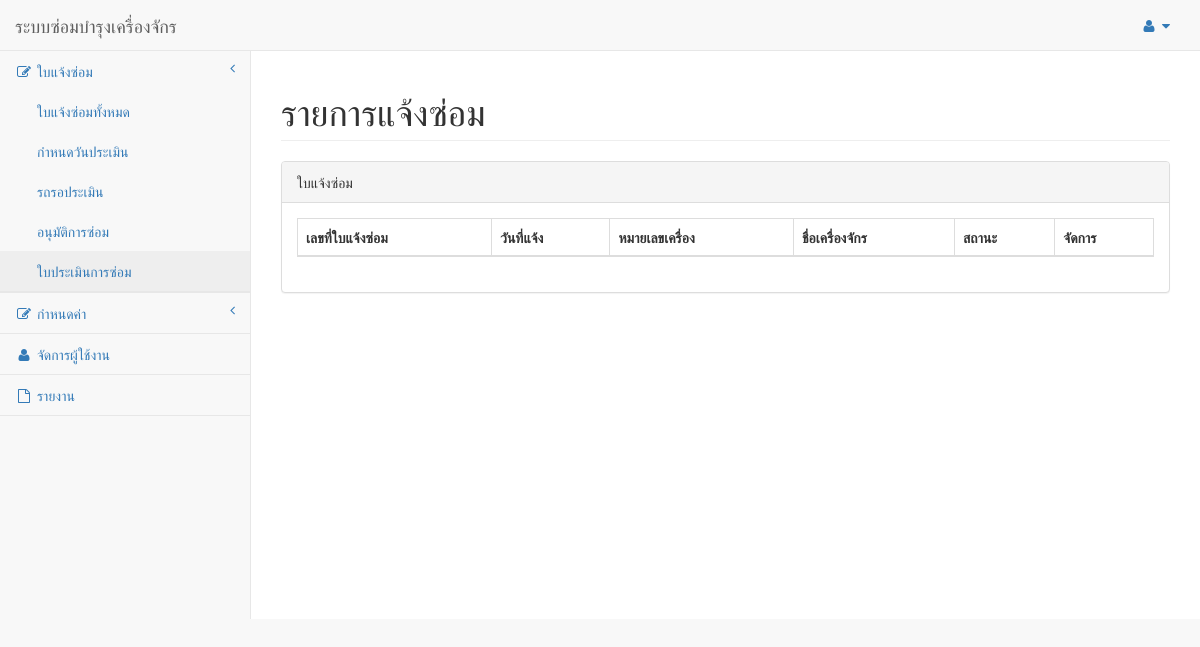
Page /CheckParts/listEvaluate.php on the earlier database version.
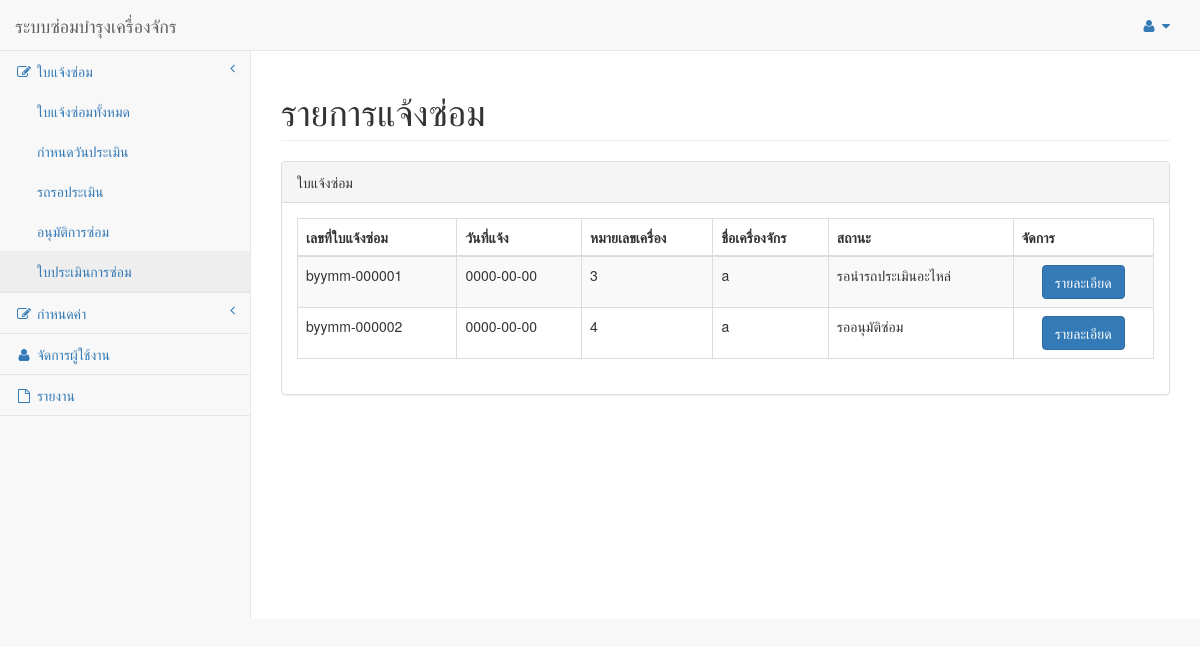
Same page on the later database version.
### tables this page shows
CREATE TABLE `tdoctmajob` (
  `XVMajDocNo` varchar(13) NOT NULL,
  `XVMajWhoInformant` varchar(100) NOT NULL,
  `XVMajStatus` varchar(30) NOT NULL,
  `XVMaCarStatus` varchar(200) NOT NULL,
  `XVMajFinishRmk` varchar(150) NOT NULL,
  `XVMajDocStatus` varchar(1) NOT NULL,
  `XVMajNumber` varchar(100) NOT NULL,
  `XVMajSub-district` varchar(100) NOT NULL,
  `XVMajDistrict` varchar(100) NOT NULL,
  `XVMajProvince` varchar(100) NOT NULL,
  `XVVehCode` int(5) NOT NULL
);

CREATE TABLE `tdoctmajobdate` (
  `XVMajDocNo` varchar(13) NOT NULL,
  `XDMajEstAppPlanDate` datetime NOT NULL,
  `XDMajEstActualDate` datetime NOT NULL,
  `XDMajDate` date NOT NULL,
  `XDMajSpareDate` date NOT NULL,
  `XDMaPickupAppPlanDate` datetime NOT NULL,
  `XDMajRepairAppPlanDate` datetime NOT NULL,
  `XDMajRepairActualDate` datetime NOT NULL,
  `XDMajPickupActualDate` datetime NOT NULL,
  `XDMajFinishDate` datetime NOT NULL,
  `XDMajConfirmDate` datetime NOT NULL,
  `XDMajSendTime` datetime NOT NULL,
  `XDMajKeyTime` datetime NOT NULL
);

CREATE TABLE `tmstvehicle` (
  `XVVehCode` int(5) NOT NULL,
  `XVVehName` varchar(50) NOT NULL,
  `XVVehRegistration` varchar(50) NOT NULL,
  `XVVehNumber` varchar(50) NOT NULL,
  `XVVehMango` varchar(50) NOT NULL,
  `XVVehBrand` varchar(50) NOT NULL,
  `XVVehModel` varchar(50) NOT NULL,
  `XVVehChassisNumber` varchar(50) NOT NULL,
  `XVVehEngineNumber` varchar(50) NOT NULL,
  `XVVehTypeCode` int(5) DEFAULT NULL,
  `XVDptCode` int(5) DEFAULT NULL
);

### CheckParts/listEvaluate.php (the view, shortened to what this page needs)
<!DOCTYPE html>
<html lang="en">
<head>
    <link href="../vendor/bootstrap/css/bootstrap.min.css" rel="stylesheet">
    <link href="../vendor/metisMenu/metisMenu.min.css" rel="stylesheet">
    <link href="../vendor/datatables/css/dataTables.bootstrap.css" rel="stylesheet">
    <link href="../vendor/datatables-responsive/dataTables.responsive.css" rel="stylesheet">
    <link href="../dist/css/sb-admin-2.css" rel="stylesheet">
    <link href="../vendor/font-awesome/css/font-awesome.min.css" rel="stylesheet" type="text/css">
</head>
<body>
    <?php include '../Template/templsidebar.php';
    include "../database/connect.php";
    ?>
    <div id="wrapper">
        <div id="page-wrapper">
            <div class="row">
                <div class="col-lg-12">
                    <h1 class="page-header">รายการแจ้งซ่อม</h1>
                </div>
            </div>
            <div class="row">
                <div class="col-lg-12">
                    <div class="panel panel-default">
                        <div class="panel-heading">
                            ใบแจ้งซ่อม
                        </div>
                        <div class="panel-body">
                            <table width="100%" class="table table-striped table-bordered table-hover"
                                id="dataTables-example">
                                <thead>
                                    <tr>
                                        <th>เลขที่ใบแจ้งซ่อม</th>
                                        <th>วันที่แจ้ง</th>
                                        <th>หมายเลขเครื่อง</th>
                                        <th>ชื่อเครื่องจักร</th>
                                        <th>สถานะ</th>
                                        <th>จัดการ</th>
                                    </tr>
                                </thead>
                                <tbody>
                                    <?php
    $sql = "SELECT m.XVMajDocNo, j.XDMajDate, m.XVVehCode, v.XVVehName, m.XVMaCarStatus
    FROM TDocTMaJob m, TDocTMaJobDate j, TMstVehicle v GROUP BY m.XVMajDocNo";
    $result = mysqli_query($connect,$sql) or die(mysqli_query($connect));
    $count = 1;
    while ($row=mysqli_fetch_array($result)){
?>
                                    <tr class="odd gradeA">
                                        <td><?php echo $row['XVMajDocNo']; ?></td>
                                        <td><?php echo $row['XDMajDate']; ?></td>
                                        <td><?php echo $row['XVVehCode']; ?></td>
                                        <td><?php echo $row['XVVehName']; ?></td>
                                        <td><?php echo $row['XVMaCarStatus']; ?></td>
                                        <td align="center"><a class='btn btn-primary editbtn'
                                                href="addParts.php?id=<?php echo $row["XVMajDocNo"] ?>">รายละเอียด</a>
                                        </td>
                                    </tr>
                                    <?php $count++;} ?>
                                </tbody>
                            </table>
                        </div>
                    </div>
                </div>
            </div>
        </div>
    </div>
</body>
</html>

Differences in the rows shown:
added tdoctmajob: XVMajDocNo "byymm-000001", tdoctmajobdate.XDMajDate "0000-00-00", XVVehCode "3", XVVehCode.XVVehName "a", XVMaCarStatus "รอนำรถประเมินอะไหล่"
added tdoctmajob: XVMajDocNo "byymm-000002", tdoctmajobdate.XDMajDate "0000-00-00", XVVehCode "4", XVVehCode.XVVehName "a", XVMaCarStatus "รออนุมัติซ่อม"
